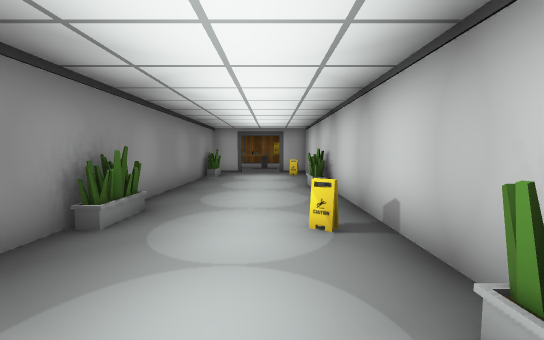
view 1 (above)

13 first-person views from a walk through a 3-D level made in the Unity game engine. The camera is 1.3 m above the floor, tilts 4° down and sees 90° across. Doors are open. The floor is counted in squares, 1.22 m on a side. Each view is taken from the middle of a square. On the plan, view 1 faces up. The plan holds only what a view shows up to about 12 squares ahead; the rest is blank. The player character is not drawn. Some animated figures are left out. Some surface patterns are stand-ins.

view 2
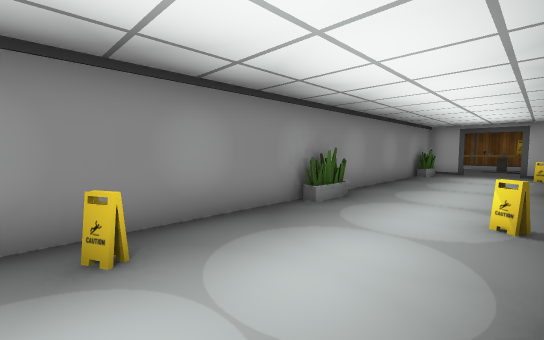

view 3
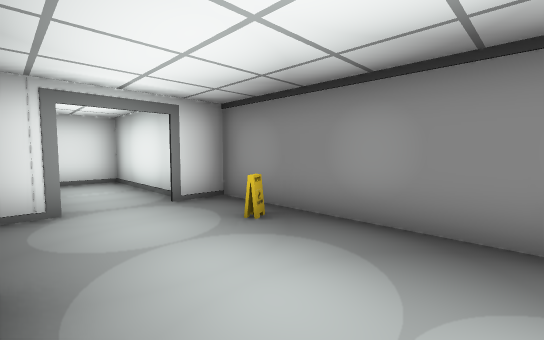

view 4
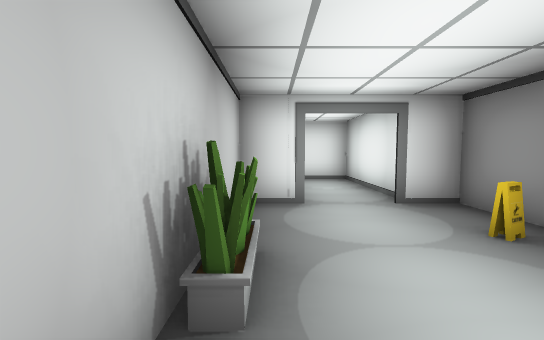

view 5
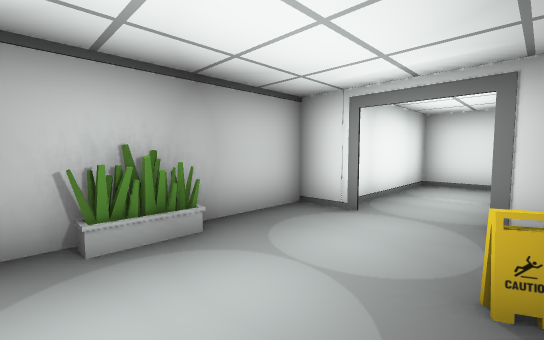

view 6
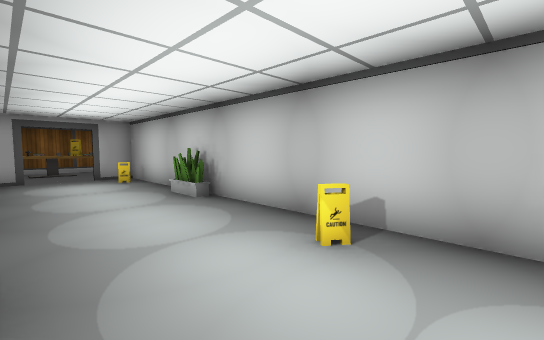

view 7
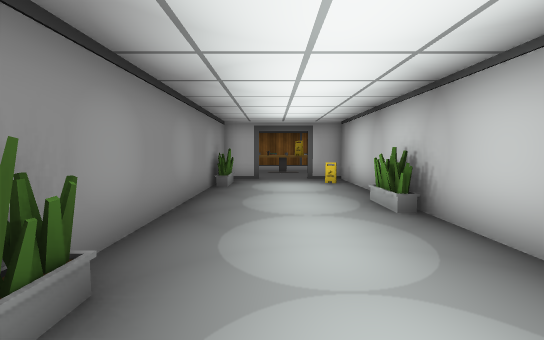

view 8
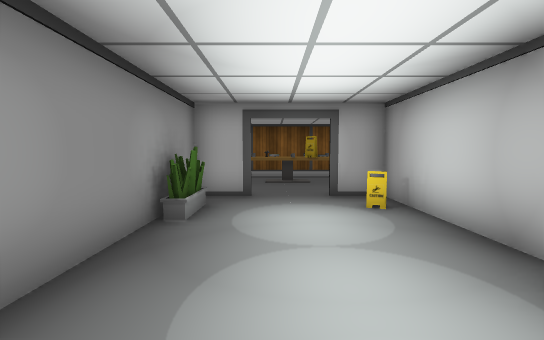

view 9
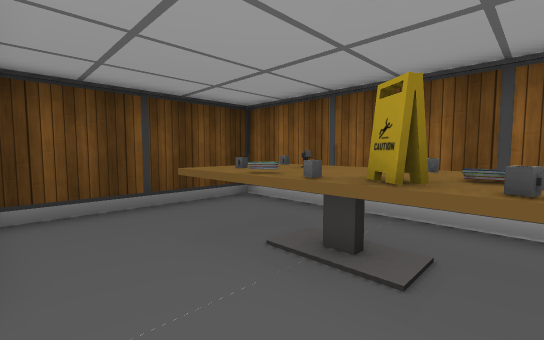

view 10
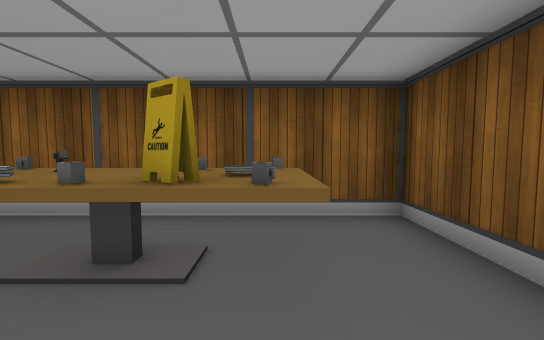

view 11
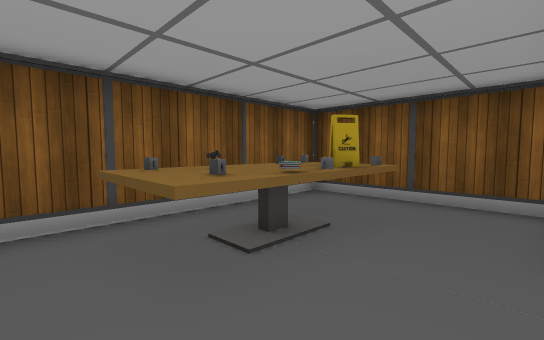

view 12
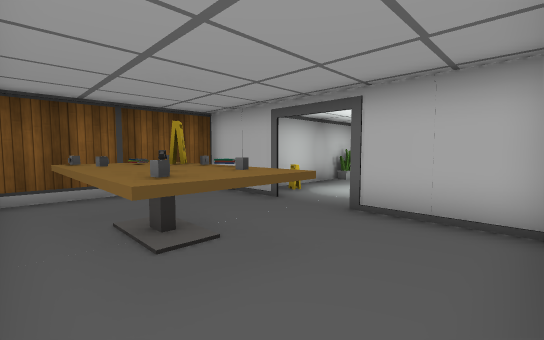

view 13
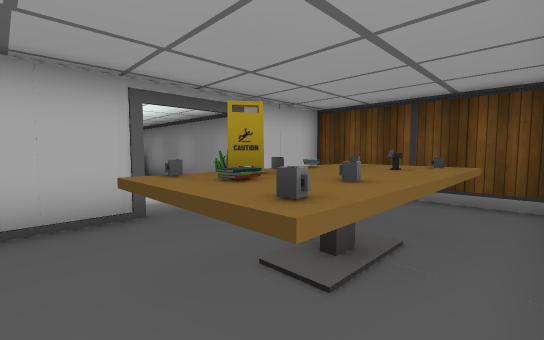

### Floor plan
Points are (right, up) in squares from view 1. A wall is a line through its corners. A room is listed if a view was taken in it or the views show most of it. See-through windows are left out.
Room 1 (views 1, 2, 3, 4, 5, 6, 7, 8)
walls: (0.2, -2.5) (1.7, -2.5) (1.7, 13.4) (0.4, 13.4); (-1.4, 13.4) (-2.8, 13.4) (-2.8, -2.5) (-1.5, -2.5)
ways out: open door at (-0.5, 13) to room 2; open door at (-0.5, -2.5) to room 3
objects: other object (-2, 0); other object (1, 1); other object (1, 4); other object (1, 8); other object (1, 12)
Room 2 (views 9, 10, 11, 12, 13)
walls: (0.2, 13.4) (3.2, 13.4) (3.2, 18.5) (-4.4, 18.5) (-4.4, 13.4) (-1.5, 13.4)
ways out: open door at (-0.5, 13) to room 1
objects: other object (-2, 16); other object (-2, 17); other object (-1, 16) to (-1, 17); other object (0, 16); other object (0, 17); other object (1, 16); other object (1, 17)
Room 3 (no view inside)
walls: (-1.8, -3.1) (-1.8, -7.4) (0.7, -7.4) (0.7, -2.5)
ways out: open door at (-0.5, -2.5) to room 1

Where each view was taken, in squares from view 1:
view 1: 0 up, 0 right, facing up
view 2: 1 down, 1 right, facing up-left
view 3: 3 up, 1 right, facing down-left
view 4: 3 up, 1 right, facing down
view 5: 2 up, 2 left, facing down-right
view 6: 2 up, 2 left, facing up-right
view 7: 3 up, 1 left, facing up
view 8: 7 up, 1 left, facing up
view 9: 14 up, 1 right, facing up-left
view 10: 14 up, 1 right, facing up
view 11: 14 up, 3 left, facing up-right
view 12: 18 up, 4 left, facing down-right
view 13: 18 up, 2 right, facing down-left
